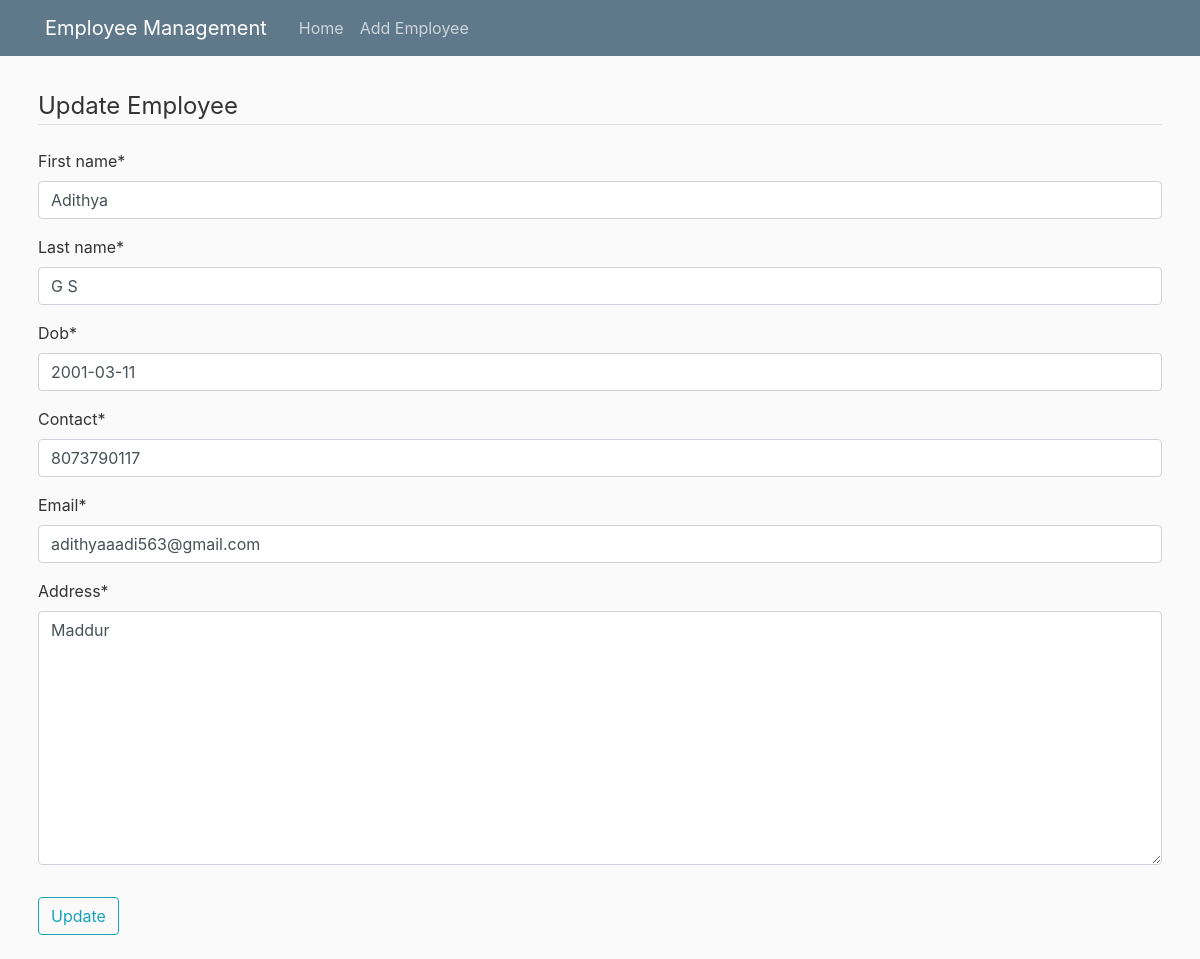
Page /emp/3/update/ on the committed database.
### crud/models.py (models this page shows, shortened)
class Employee(models.Model):
    first_name = models.CharField(max_length=50)
    last_name = models.CharField(max_length=50)
    dob = models.DateField(null=False, blank=False)
    contact = models.CharField(max_length=25)
    email = models.EmailField()
    address = models.TextField()

### crud/views.py (the view)
# urls.py: path('emp/<int:pk>/update/', EmployeeUpdateView.as_view(), name='emp-update'),
class EmployeeUpdateView(UpdateView):
    model = Employee
    fields = ['first_name', 'last_name', 'dob', 'contact', 'email', 'address']
    success_url = '/'

### crud/templates/crud/employee_form.html (shortened to what this page needs)
{% extends "crud/base.html" %}
{% load crispy_forms_tags %}
{% block content %}
<div class="container mx-auto p-2 ">
    <form method="post">
        <fieldset class="form-group">
            <legend class="border-bottom mb-4">Update Employee</legend>
            {{ form|crispy }}
        </fieldset>
        <div class="form-group">
            <button class="btn btn-outline-info" type="submit">Update</button>
        </div>
    </form>
</div>
{% endblock content %}

### crud/static/crud/main.css (style rules this page uses)
body { background: #fafafa; color: #333333; margin-top: 5rem; }

### rows in the picture
Employee: first_name "Adithya", last_name "G S", dob "2001-03-11", contact "8073790117", email "adithyaaadi563@gmail.com", address "Maddur"
